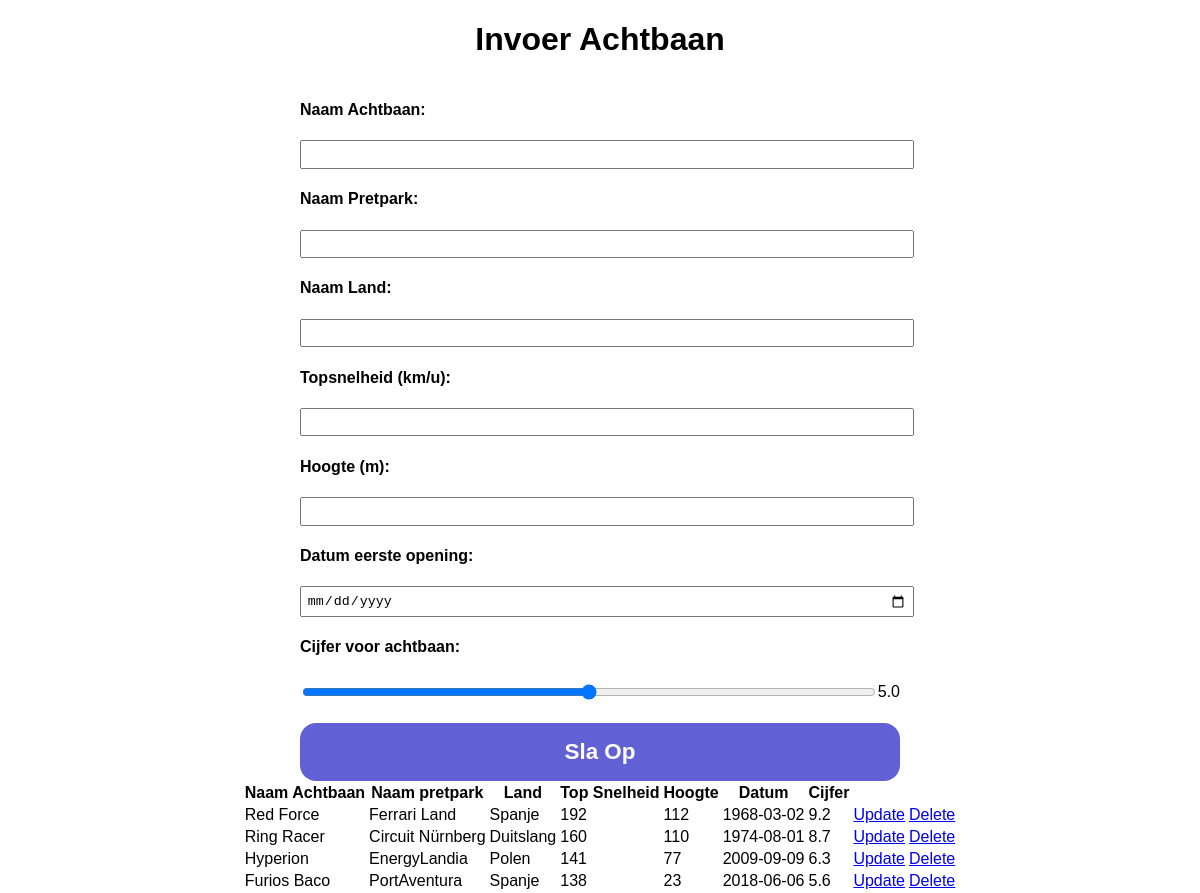
The page / on the database its author committed.
### tables this page shows
CREATE TABLE `achtbaan` (
  `id` int(11) NOT NULL,
  `naamAchtbaan` varchar(255) NOT NULL,
  `naamPretpark` varchar(255) NOT NULL,
  `land` varchar(255) NOT NULL,
  `topsnelheid` int(11) NOT NULL,
  `hoogte` int(11) NOT NULL,
  `datum` date NOT NULL,
  `cijfer` decimal(3,1) NOT NULL
);

### index.php (the view, shortened to what this page needs)
<!DOCTYPE html>
<html lang="en">
<head>
    <link rel="stylesheet" href="./css/style.css">
</head>
<body>
    <?php
        require "connect.php";
    ?>
    <h1>Invoer Achtbaan</h1>
    <form action="" method="post">
        <h4>Naam Achtbaan:</h4>
        <input type="text" name="achtbaan">
        <h4>Naam Pretpark:</h4>
        <input type="text" name="pretpark">
        <h4>Naam Land:</h4>
        <input type="text" name="land">
        <h4>Topsnelheid (km/u):</h4>
        <input type="number" name="topsnelheid" min="1" max="200">
        <h4>Hoogte (m):</h4>
        <input type="number" name="hoogte" min="1" max="200" >
        <h4>Datum eerste opening:</h4>
        <input type="date" name="datum">
        <h4>Cijfer voor achtbaan: </h4>
        <div class="flex">
            <input type="range" name="cijfer" min="0" max="10" step="0.1" value="5">
            <span id="rangeOutput">5.0</span>
        </div>
        <button type="submit">Sla Op</button>
    </form>
    <?php
        $sql = "SELECT * FROM achtbaan";
        $stmnt = $pdo->prepare($sql);
        $stmnt->execute();
        $data = $stmnt->fetchAll(PDO::FETCH_OBJ);
    ?>
    <table>
        <thead>
            <tr>
                <th>Naam Achtbaan</th>
                <th>Naam pretpark</th>
                <th>Land</th>
                <th>Top Snelheid</th>
                <th>Hoogte</th>
                <th>Datum</th>
                <th>Cijfer</th>
                <th></th>
                <th></th>
            </tr>
        </thead>
        <tbody>
            <?php
                foreach ($data as $value) {
                    echo "<tr>";
                    echo "<td>$value->naamAchtbaan</td>";
                    echo "<td>$value->naamPretpark</td>";
                    echo "<td>$value->land</td>";
                    echo "<td>$value->topsnelheid</td>";
                    echo "<td>$value->hoogte</td>";
                    echo "<td>$value->datum</td>";
                    echo "<td>$value->cijfer</td>";
                    echo "<td><a href='update.php?id=$value->id'>Update</a></td>";
                    echo "<td><a href='delete.php?id=$value->id'>Delete</a></td>";
                    echo "</tr>";
                }
            ?>
        </tbody>
    </table>
</body>
</html>

### css/style.css (style rules this page uses)
body { margin: 0; padding: 0; font-family: sans-serif; display: flex; flex-direction: column; align-items: center; }
body form { width: 50%; }
body form input:not([type=radio]):not([type=checkbox]), body form select { width: 100%; padding: 0.3rem; }
body form button { width: 100%; color: white; background-color: #6161d5; font-weight: bold; padding: 1rem; font-size: 1.4rem; border: none; border-radius: 1rem; margin-top: 1rem; }
body form .flex { display: flex; align-items: center; }

### rows shown on the page
achtbaan: naamAchtbaan "Red Force", naamPretpark "Ferrari Land", land "Spanje", topsnelheid "192", hoogte "112", datum "1968-03-02", cijfer "9.2"
achtbaan: naamAchtbaan "Ring Racer", naamPretpark "Circuit Nürnberg", land "Duitslang", topsnelheid "160", hoogte "110", datum "1974-08-01", cijfer "8.7"
achtbaan: naamAchtbaan "Hyperion", naamPretpark "EnergyLandia", land "Polen", topsnelheid "141", hoogte "77", datum "2009-09-09", cijfer "6.3"
achtbaan: naamAchtbaan "Furios Baco", naamPretpark "PortAventura", land "Spanje", topsnelheid "138", hoogte "23", datum "2018-06-06", cijfer "5.6"
